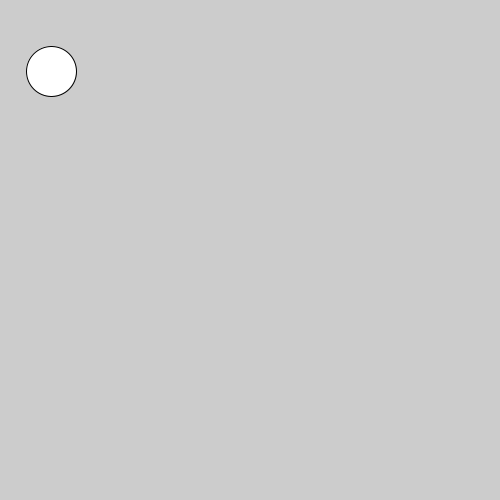
Frame 1 (no input)
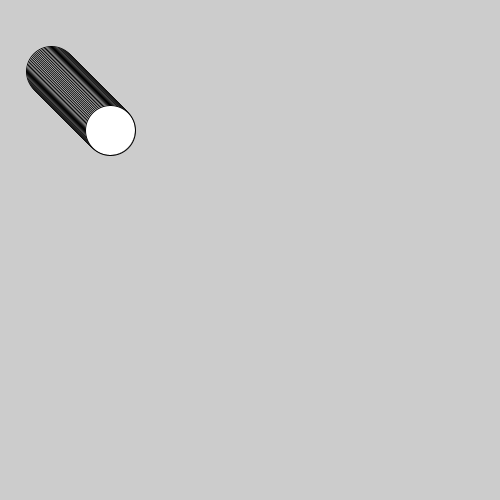
Frame 60 (the mouse pressed at the canvas centre just before this capture)
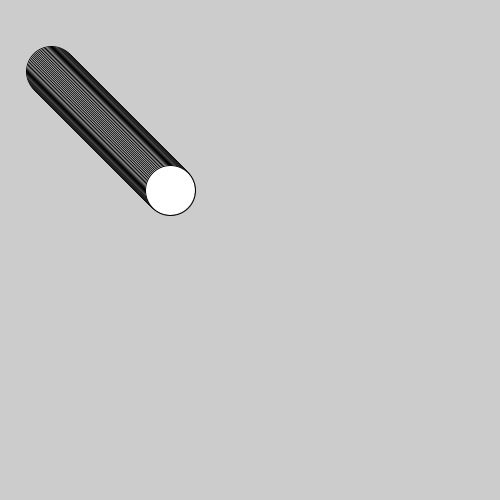
Frame 120 (the mouse held since frame 60 and released just before this capture)

The Processing sketch that drew these frames (run headless with seeded random() and noise(); from frame 60 on, the mouse is pressed at the canvas centre):

// Processing sketch: processing_37089
// ── processing_37089.pde

int directionx ;
int directiony ;
int x;
int y;

void setup (){
  size (500,500);
  directionx = 1;
  directiony = 1;
  x = 50;
  y = 70;
}

void draw (){
  x+= directionx;
  y+= directiony;
  ellipse(x,y,50,50);
  
  if(y>500){
    directiony = -1;
  }
  
  if(x>500){
    directionx = -1;
  }
  if(y<0){
    directiony = 2;
  }
  if(y<0){
    directiony = 1;
  }
  if(x<0){
    directionx = 2;
  }
}
